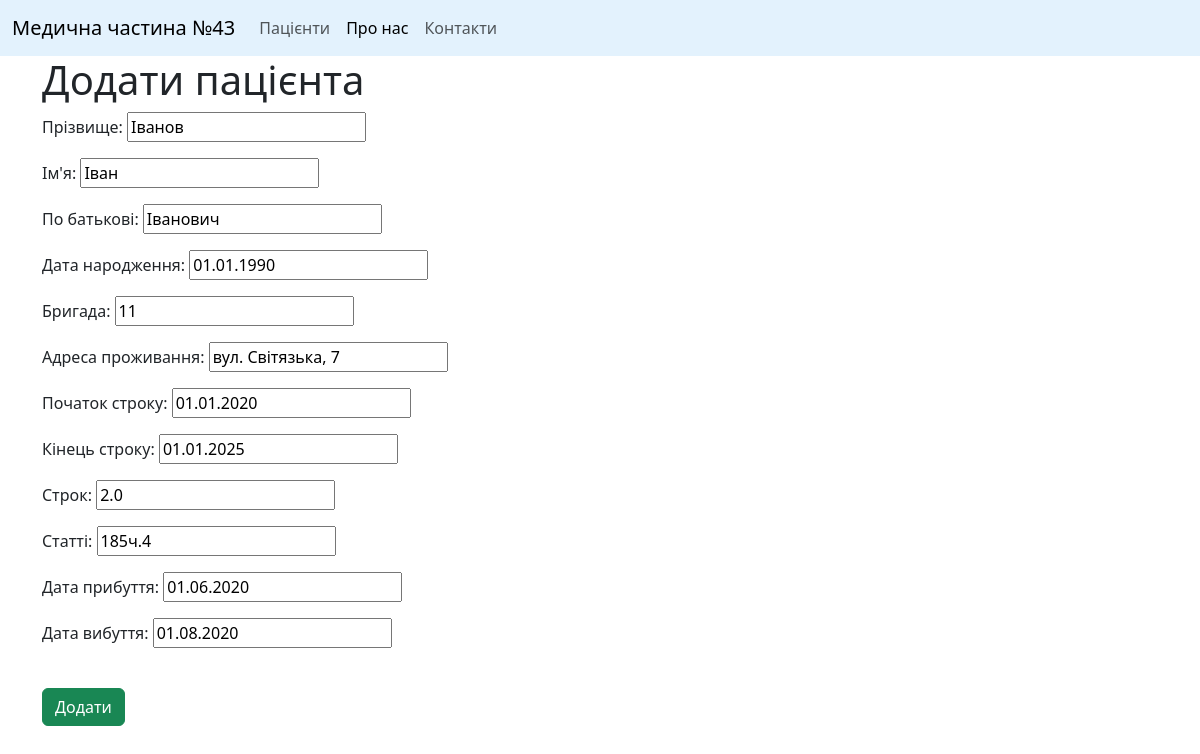
/patients/4/update, run on the app's committed database.
### patients/models.py (models this page shows, shortened)
class Patients(models.Model):
    last_name = models.CharField('Прізвище', max_length=30)
    first_name = models.CharField("Ім'я", max_length=30)
    middle_name = models.CharField('По батькові', max_length=30)
    birth_date = models.DateField('Дата народження')
    brigade = models.CharField('Бригада', max_length=5)
    address = models.CharField('Адреса проживання', max_length=30)
    begin_sentence = models.DateField('Початок строку')
    end_sentence = models.DateField('Кінець строку',  blank=True, null=True)
    term_sentence = models.FloatField('Строк')
    sections = models.CharField('Статті', max_length=30)
    date_arrival = models.DateField('Дата прибуття')
    date_departure = models.DateField('Дата вибуття',  blank=True, null=True)
    class Meta:
        verbose_name = 'Пацієнт'
        verbose_name_plural = 'Пацієнти'
        ordering = ['last_name']
        indexes = [
            models.Index(fields=['last_name', 'first_name', 'middle_name', 'birth_date'])
        ]

### patients/views.py (the view)
# urls.py: path('<int:pk>/update', views.PatientUpdateView.as_view(), name='patient_update'),
class PatientUpdateView(UpdateView):
    model = Patients
    fields = '__all__'
    template_name = 'patients/patient_create.html'

### patients/templates/patients/patient_create.html (shortened to what this page needs)
{% extends 'main/layout.html'%}
{%block content %}
    <div class="container text-start">
        <h1>Додати пацієнта</h1>
        <form method="post">
            {{form.as_p}}
            <br>
            <button class="btn btn-success" type="submit">Додати</button>
        </form>
    </div>
{% endblock %}

### data on the page
Patients: last_name "Іванов", first_name "Іван", middle_name "Іванович", birth_date "01.01.1990", brigade "11", address "вул. Світязька, 7", begin_sentence "01.01.2020", end_sentence "01.01.2025", term_sentence "2.0", sections "185ч.4", date_arrival "01.06.2020", date_departure "01.08.2020"
